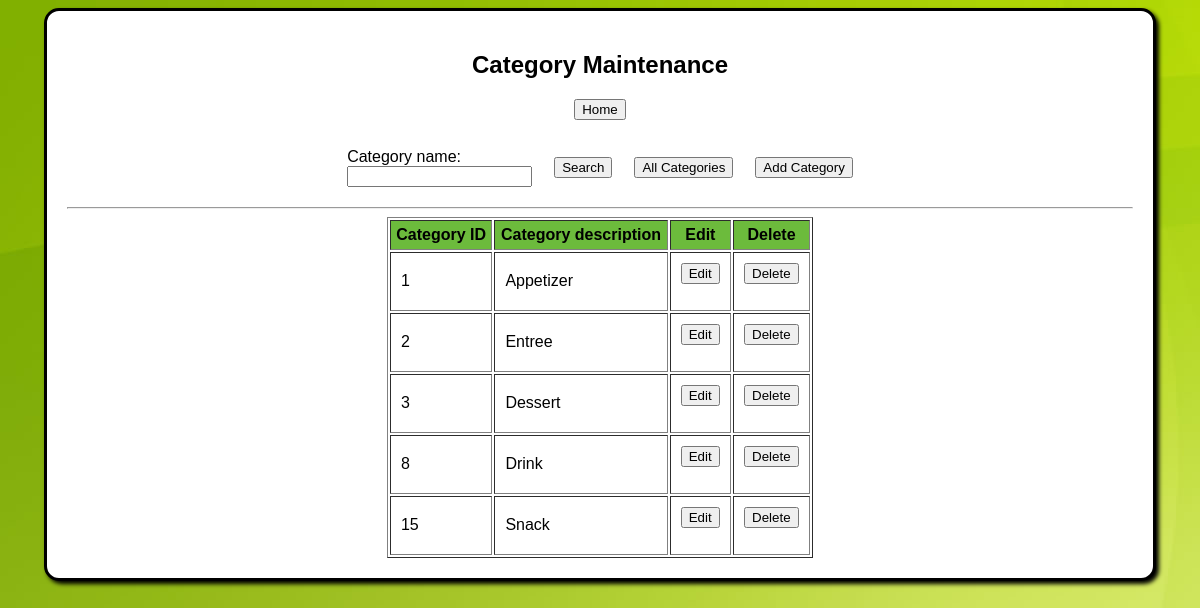
Screenshot of /categories.php (signed in) with the database file from the repository.
### tables this page shows
CREATE TABLE IF NOT EXISTS `category` (
  `category_id` int(8) NOT NULL AUTO_INCREMENT,
  `category_description` varchar(250) NOT NULL,
  PRIMARY KEY (`category_id`)
);

### categories.php (the view, shortened to what this page needs)
<html>
	<head>
		<link rel="stylesheet" href="styles/style.css" />
	</head>
	<body>
		<div id="edit_container">
			<?php
				echo"<h2>Category Maintenance</h2>";
				echo"<form action='Food_inventory.php?page=1' method='POST'>";
					echo"<input type='submit' value='Home' />";
				echo"</form>";
				sortBy();
				echo"<hr />";
				$action = NULL;
				if(isset($_GET['id'])){
					$id = $_GET['id'];
					if($action == 'edit'){
						edit_category($id);
					}
				}else{
					display_food();
				}
				function display_food(){
					$categorysql = "SELECT DISTINCT category_description, category_id FROM category";
					$categoryresult = mysql_query($categorysql);
					$numrows = mysql_num_rows($categoryresult);
					if($numrows > 0){
						echo"
							<table border=1 style='width: 40%'>
								<tr>
									<th>Category ID</th>
									<th>Category description</th>
									<th>Edit</th>
									<th>Delete</th>
								</tr>
						";
						while($row = mysql_fetch_array($categoryresult)){
							echo"<tr>";
							echo"<td>".$row['category_id']."</td>";
							echo"<td>".$row['category_description']."</td>";
							echo"<td><form action=edit_category.php?action=edit&id=".$row['category_id']." method=POST>
								<input type='submit' value='Edit' />
								</form></td>";
							echo"<td><form onsubmit='return confirm_delete()' action='categories.php?action=delete&id=".$row['category_id']."' method='POST'>
								<input type='submit' value='Delete' />
								</form></td>";
							echo"</tr>";
						}
					}else{
						echo "<h3>No items to display. Try a different search.</h3>";
					}
				}
				function sortBy(){
					echo "<div id='sort'>
							<table style = 'width: 40%;'>
								<tr>
									<form action='categories.php' method='POST'>
										<td>Category name: <input type='text' name='search' id='search' /></td>
										<td><input type='submit' name='search_button' value='Search' /></td>
									</form>
									<form action='categories.php' method='POST'>
										<td><input type='submit' value='All Categories' /></td>
									</form>
									<form action='add_category.php' method='POST'>
										<td><input type='submit' value='Add Category' /></td>
									</form>
								</tr>
							</table>
						  </div>";
				}
			?>
		</div>
	</body>
</html>

### Styles/style.css (style rules this page uses)
#edit_container { background-color:#FFFFFF; margin-top:10px; margin: auto; width:90%; min-height:400px; padding: 20px; border:3px solid black; -moz-border-radius:15px; border-radius:15px; -moz-box-shadow: 3px 3px 4px #000; -webkit-box-shadow: 3px 3px 4px #000; box-shadow: 3px 3px 4px #000; position: relative; }
body { background-color:#FFFFFF; text-align:center; font-family: Arial; background-image:url('BG_1_app.jpg'); COLOR:#000; }
table { margin: auto; text-align: left; width: 90%; }
table th { background-color: #6CBB3C; padding: 5px; text-align: center; }
table td { padding: 10px; }

### rows the page displays
category: category_id "1", category_description "Appetizer"
category: category_id "2", category_description "Entree"
category: category_id "3", category_description "Dessert"
category: category_id "8", category_description "Drink"
category: category_id "15", category_description "Snack"
